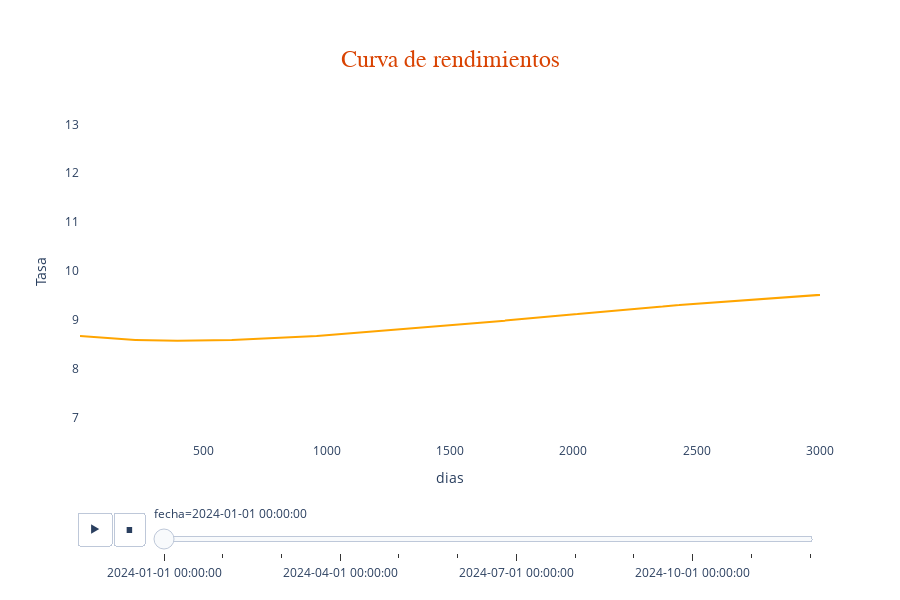

Here is the notebook cell this chart was saved with:
### Code cell
import plotly.express as px

fig_curvas = px.line(
    curvas,
    x='dias',
    y='Tasa',
    animation_frame='fecha',
    title='Curva de rendimientos'
)

fig_curvas.update_traces(line=dict(color="orange"))

# Aplicar color fijo en todos los frames
for frame in fig_curvas.frames:
    for trace in frame.data:
        trace.line.color = "orange"  # Forzar el color en cada frame

fig_curvas.update_layout(
    yaxis=dict(range=[6.5, 13.5]),  
    xaxis=dict(range=[1, 3000]),
    plot_bgcolor="white",
    paper_bgcolor="white",
    height = 600,
    title={
         'text': "Curva de rendimientos",
          "x": 0.5,  # Centrar el título
          'xanchor': 'center',
           'yanchor': 'top'
                                },

          title_font=dict(
          family="MiFuente",  # Tipo de letra
          size=24,         # Tamaño del título
        color="#D94302"      # Color del título
                    ))


fig_curvas.layout.updatemenus[0].buttons[0].args[1]["frame"]["duration"] = 1000  
fig_curvas.layout.updatemenus[0].buttons[0].args[1]["transition"]["duration"] = 500  

fig_curvas.show()

### Figure 1 — Plotly figure (JSON) as saved in the notebook; plotly's stock layout.template omitted (floating-point values rounded to 4 significant figures; data arrays with more than 128 entries replaced by an {"elided": "..."} marker saying what was removed)
{"data": [{"hovertemplate": "fecha=2024-01-01 00:00:00<br>dias=%{x}<br>Tasa=%{y}<extra></extra>", "legendgroup": "", "line": {"color": "orange", "dash": "solid"}, "marker": {"symbol": "circle"}, "mode": "lines", "name": "", "orientation": "v", "showlegend": false, "type": "scatter", "x": {"elided": "5000 int values"}, "xaxis": "x", "y": {"elided": "5000 float values"}, "yaxis": "y"}], "layout": {"height": 600, "legend": {"tracegroupgap": 0}, "paper_bgcolor": "white", "plot_bgcolor": "white", "sliders": [{"active": 0, "currentvalue": {"prefix": "fecha="}, "len": 0.9, "pad": {"b": 10, "t": 60}, "steps": [{"args": [["2024-01-01 00:00:00"], {"frame": {"duration": 0, "redraw": false}, "fromcurrent": true, "mode": "immediate", "transition": {"duration": 0, "easing": "linear"}}], "label": "2024-01-01 00:00:00", "method": "animate"}, {"args": [["2024-02-01 00:00:00"], {"frame": {"duration": 0, "redraw": false}, "fromcurrent": true, "mode": "immediate", "transition": {"duration": 0, "easing": "linear"}}], "label": "2024-02-01 00:00:00", "method": "animate"}, {"args": [["2024-03-01 00:00:00"], {"frame": {"duration": 0, "redraw": false}, "fromcurrent": true, "mode": "immediate", "transition": {"duration": 0, "easing": "linear"}}], "label": "2024-03-01 00:00:00", "method": "animate"}, {"args": [["2024-04-01 00:00:00"], {"frame": {"duration": 0, "redraw": false}, "fromcurrent": true, "mode": "immediate", "transition": {"duration": 0, "easing": "linear"}}], "label": "2024-04-01 00:00:00", "method": "animate"}, {"args": [["2024-05-01 00:00:00"], {"frame": {"duration": 0, "redraw": false}, "fromcurrent": true, "mode": "immediate", "transition": {"duration": 0, "easing": "linear"}}], "label": "2024-05-01 00:00:00", "method": "animate"}, {"args": [["2024-06-01 00:00:00"], {"frame": {"duration": 0, "redraw": false}, "fromcurrent": true, "mode": "immediate", "transition": {"duration": 0, "easing": "linear"}}], "label": "2024-06-01 00:00:00", "method": "animate"}, {"args": [["2024-07-01 00:00:00"], {"frame": {"duration": 0, "redraw": false}, "fromcurrent": true, "mode": "immediate", "transition": {"duration": 0, "easing": "linear"}}], "label": "2024-07-01 00:00:00", "method": "animate"}, {"args": [["2024-08-01 00:00:00"], {"frame": {"duration": 0, "redraw": false}, "fromcurrent": true, "mode": "immediate", "transition": {"duration": 0, "easing": "linear"}}], "label": "2024-08-01 00:00:00", "method": "animate"}, {"args": [["2024-09-01 00:00:00"], {"frame": {"duration": 0, "redraw": false}, "fromcurrent": true, "mode": "immediate", "transition": {"duration": 0, "easing": "linear"}}], "label": "2024-09-01 00:00:00", "method": "animate"}, {"args": [["2024-10-01 00:00:00"], {"frame": {"duration": 0, "redraw": false}, "fromcurrent": true, "mode": "immediate", "transition": {"duration": 0, "easing": "linear"}}], "label": "2024-10-01 00:00:00", "method": "animate"}, {"args": [["2024-11-01 00:00:00"], {"frame": {"duration": 0, "redraw": false}, "fromcurrent": true, "mode": "immediate", "transition": {"duration": 0, "easing": "linear"}}], "label": "2024-11-01 00:00:00", "method": "animate"}, {"args": [["2024-12-01 00:00:00"], {"frame": {"duration": 0, "redraw": false}, "fromcurrent": true, "mode": "immediate", "transition": {"duration": 0, "easing": "linear"}}], "label": "2024-12-01 00:00:00", "method": "animate"}], "x": 0.1, "xanchor": "left", "y": 0, "yanchor": "top"}], "title": {"font": {"color": "#D94302", "family": "MiFuente", "size": 24}, "text": "Curva de rendimientos", "x": 0.5, "xanchor": "center", "yanchor": "top"}, "updatemenus": [{"buttons": [{"args": [null, {"frame": {"duration": 1000, "redraw": false}, "fromcurrent": true, "mode": "immediate", "transition": {"duration": 500, "easing": "linear"}}], "label": "&#9654;", "method": "animate"}, {"args": [[null], {"frame": {"duration": 0, "redraw": false}, "fromcurrent": true, "mode": "immediate", "transition": {"duration": 0, "easing": "linear"}}], "label": "&#9724;", "method": "animate"}], "direction": "left", "pad": {"r": 10, "t": 70}, "showactive": false, "type": "buttons", "x": 0.1, "xanchor": "right", "y": 0, "yanchor": "top"}], "xaxis": {"anchor": "y", "domain": [0, 1], "range": [1, 3000], "title": {"text": "dias"}}, "yaxis": {"anchor": "x", "domain": [0, 1], "range": [6.5, 13.5], "title": {"text": "Tasa"}}}}
